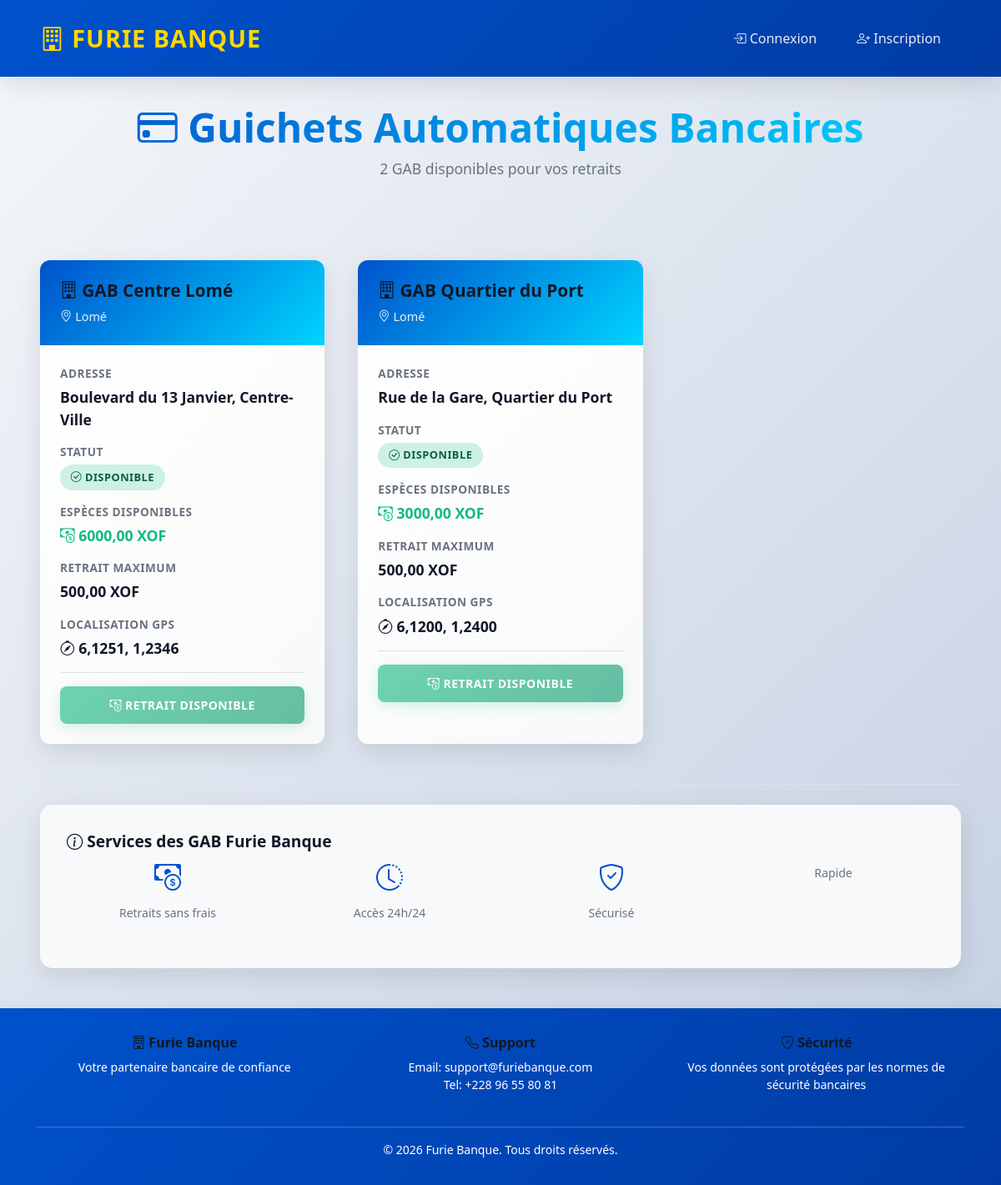
Page /atm/ on the committed database.
### atm/models.py (models this page shows, shortened)
class ATM(models.Model):
    STATUS_CHOICES = [
        ('available', 'Disponible'),
        ('maintenance', 'En maintenance'),
        ('out_of_service', 'Hors service'),
    ]
    name = models.CharField(max_length=100)
    address = models.TextField()
    city = models.CharField(max_length=100)
    latitude = models.DecimalField(max_digits=9, decimal_places=6, null=True, blank=True)
    longitude = models.DecimalField(max_digits=9, decimal_places=6, null=True, blank=True)
    status = models.CharField(max_length=15, choices=STATUS_CHOICES, default='available')
    cash_available = models.DecimalField(max_digits=15, decimal_places=2, default=Decimal('0.00'))
    max_withdrawal = models.DecimalField(max_digits=10, decimal_places=2, default=Decimal('500.00'))
    created_at = models.DateTimeField(auto_now_add=True)

### atm/views.py (the view)
# urls.py: path('', views.atm_list, name='atm_list'),
def atm_list(request):
    atms = ATM.objects.all()
    return render(request, 'atm/atm_list.html', {'atms': atms})

### atm/templates/atm/atm_list.html (shortened to what this page needs)
{% extends 'core/base.html' %}
{% block content %}
<div class="dashboard-header">
    <h1><i class="bi bi-credit-card"></i> Guichets Automatiques Bancaires</h1>
    <p>{{ atms.count }} GAB disponibles pour vos retraits</p>
</div>
{% if atms %}
    <div class="atm-grid">
        {% for atm in atms %}
        <div class="card atm-card">
            <div class="atm-card-header">
                <h5 class="mb-1"><i class="bi bi-building"></i> {{ atm.name }}</h5>
                <div class="atm-card-location">
                    <i class="bi bi-geo-alt"></i> {{ atm.city }}
                </div>
            </div>
            <div class="atm-card-body">
                <div class="atm-info">
                    <div class="atm-info-label">Adresse</div>
                    <div class="atm-info-value">{{ atm.address }}</div>
                </div>
                <div class="atm-info">
                    <div class="atm-info-label">Statut</div>
                    <div>
                        {% if atm.status == 'available' %}
                            <span class="atm-status available">
                                <i class="bi bi-check-circle"></i> Disponible
                            </span>
                        {% elif atm.status == 'maintenance' %}
                            <span class="atm-status maintenance">
                                <i class="bi bi-tools"></i> En Maintenance
                            </span>
                        {% else %}
                            <span class="atm-status out-of-service">
                                <i class="bi bi-x-circle"></i> Hors Service
                            </span>
                        {% endif %}
                    </div>
                </div>
                <div class="atm-info">
                    <div class="atm-info-label">Espèces Disponibles</div>
                    <div class="atm-info-value text-success">
                        <i class="bi bi-cash-coin"></i> {{ atm.cash_available|floatformat:2 }} XOF
                    </div>
                </div>
                <div class="atm-info">
                    <div class="atm-info-label">Retrait Maximum</div>
                    <div class="atm-info-value">{{ atm.max_withdrawal|floatformat:2 }} XOF</div>
                </div>
                {% if atm.latitude and atm.longitude %}
                <div class="atm-info">
                    <div class="atm-info-label">Localisation GPS</div>
                    <div class="atm-info-value small">
                        <i class="bi bi-compass"></i>
                        {{ atm.latitude|floatformat:4 }}, {{ atm.longitude|floatformat:4 }}
                    </div>
                </div>
                {% endif %}
                <div class="mt-3 pt-3 border-top">
                    {% if user.is_staff %}
                        <a href="{% url 'atm_restock' atm.id %}" class="btn btn-primary btn-sm w-100">
                            <i class="bi bi-arrow-repeat"></i> Recharger
                        </a>
                    {% else %}
                        {% if atm.status == 'available' %}
                            <button class="btn btn-success btn-sm w-100" disabled>
                                <i class="bi bi-cash-coin"></i> Retrait Disponible
                            </button>
                        {% else %}
                            <button class="btn btn-danger btn-sm w-100" disabled>
                                <i class="bi bi-exclamation-octagon"></i> Non Disponible
                            </button>
                        {% endif %}
                    {% endif %}
                </div>
            </div>
        </div>
        {% endfor %}
    </div>
{% else %}
    <div class="alert alert-info text-center py-5">
        <i class="bi bi-inbox" style="font-size: 2rem;"></i>
        <p class="mt-3">Aucun GAB disponible pour le moment</p>
    </div>
{% endif %}
<div class="mt-5 pt-4 border-top">
    <div class="card bg-light">
        <div class="card-body">
            <h5 class="card-title"><i class="bi bi-info-circle"></i> Services des GAB Furie Banque</h5>
            <div class="row">
                <div class="col-md-3 mb-2">
                    <div class="text-center">
                        <i class="bi bi-cash-coin" style="font-size: 2rem; color: #0052CC;"></i>
                        <p class="small text-muted mt-2">Retraits sans frais</p>
                    </div>
                </div>
                <div class="col-md-3 mb-2">
                    <div class="text-center">
                        <i class="bi bi-clock-history" style="font-size: 2rem; color: #0052CC;"></i>
                        <p class="small text-muted mt-2">Accès 24h/24</p>
                    </div>
                </div>
                <div class="col-md-3 mb-2">
                    <div class="text-center">
                        <i class="bi bi-shield-check" style="font-size: 2rem; color: #0052CC;"></i>
                        <p class="small text-muted mt-2">Sécurisé</p>
                    </div>
                </div>
                <div class="col-md-3 mb-2">
                    <div class="text-center">
                        <p class="small text-muted mt-2">Rapide</p>
                    </div>
                </div>
            </div>
        </div>
    </div>
</div>
{% endblock %}

### core/templates/core/base.html (shortened to what this page needs)
{% load static %}
<!DOCTYPE html>
<html lang="fr">
<head>
    <link href="https://cdn.jsdelivr.net/npm/bootstrap@5.1.3/dist/css/bootstrap.min.css" rel="stylesheet">
    <link rel="stylesheet" href="https://cdn.jsdelivr.net/npm/bootstrap-icons@1.8.0/font/bootstrap-icons.css">
    <link rel="stylesheet" href="{% static 'css/style.css' %}">
</head>
<body>
    <nav class="navbar navbar-expand-lg navbar-dark">
        <div class="container-fluid px-md-5">
            <a class="navbar-brand" href="{% url 'dashboard' %}">
                <i class="bi bi-building"></i> Furie Banque
            </a>
            <div class="collapse navbar-collapse" id="navbarNav">
                <div class="navbar-nav ms-auto">
                    {% if user.is_authenticated %}
                        <a class="nav-link" href="{% url 'dashboard' %}">
                            <i class="bi bi-speedometer2"></i> Tableau de Bord
                        </a>
                        <a class="nav-link" href="{% url 'profile' %}">
                            <i class="bi bi-person-circle"></i> Profil
                        </a>
                        <a class="nav-link" href="{% url 'atm_list' %}">
                            <i class="bi bi-credit-card"></i> GAB
                        </a>
                        {% if user.is_staff %}
                        <a class="nav-link" href="/admin/">
                            <i class="bi bi-gear"></i> Admin
                        </a>
                        {% endif %}
                        <a class="nav-link" href="{% url 'logout' %}">
                            <i class="bi bi-box-arrow-right"></i> Déconnexion
                        </a>
                    {% else %}
                        <a class="nav-link" href="{% url 'login' %}">
                            <i class="bi bi-box-arrow-in-right"></i> Connexion
                        </a>
                        <a class="nav-link" href="{% url 'register' %}">
                            <i class="bi bi-person-plus"></i> Inscription
                        </a>
                    {% endif %}
                </div>
            </div>
        </div>
    </nav>
    <div class="container-fluid px-md-5">
        {% block content %}{% endblock %}
    </div>
    <footer class="mt-5">
        <div class="container">
            <div class="row">
                <div class="col-md-4 mb-3">
                    <h6><i class="bi bi-building"></i> Furie Banque</h6>
                    <p class="small">Votre partenaire bancaire de confiance</p>
                </div>
                <div class="col-md-4 mb-3">
                    <h6><i class="bi bi-telephone"></i> Support</h6>
                    <p class="small">Email: support@furiebanque.com<br>Tel: +228 96 55 80 81</p>
                </div>
                <div class="col-md-4 mb-3">
                    <h6><i class="bi bi-shield-check"></i> Sécurité</h6>
                    <p class="small">Vos données sont protégées par les normes de sécurité bancaires</p>
                </div>
            </div>
            <hr style="border-top: 1px solid rgba(255, 255, 255, 0.2);">
            <p class="text-center small mb-0">&copy; 2026 Furie Banque. Tous droits réservés.</p>
        </div>
    </footer>
</body>
</html>

### rows in the picture
ATM: name "GAB Centre Lomé", city "Lomé", address "Boulevard du 13 Janvier, Centre-Ville", status "available" (drawn), cash_available "6000,00", max_withdrawal "500,00", latitude "6,1251", longitude "1,2346"
ATM: name "GAB Quartier du Port", city "Lomé", address "Rue de la Gare, Quartier du Port", status "available" (drawn), cash_available "3000,00", max_withdrawal "500,00", latitude "6,1200", longitude "1,2400"

### other values in the picture
{{ atms.count }} "2"
